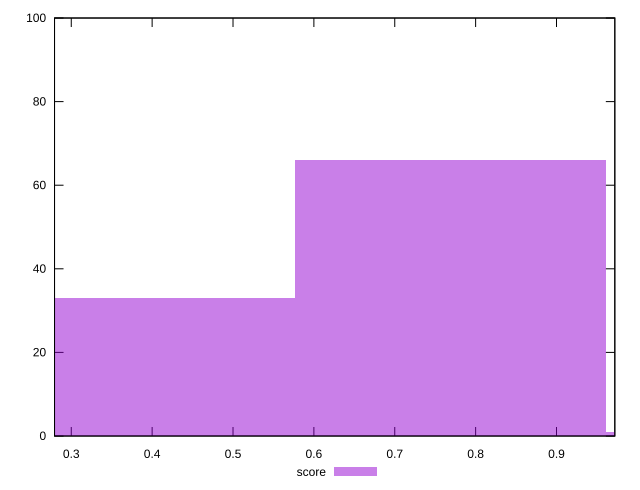

Recreate this plot in gnuplot.
reset

$score <<EOF
0.7687506371974908 66
0.3843753185987454 33
1.1531259557962361 1
EOF

set key outside below
set boxwidth 0.3843753185987454
set xrange [0.27931295209719315:0.9721147685558164]
set yrange [0:100]
set trange [0:100]
set style fill transparent solid 0.5 noborder
set terminal svg size 640, 490 enhanced background rgb 'white'
set output "report_00008_2021-01-22T20:58:29.167/cumulative-layout-shift/samples/pages+cached+noadtech/score/histogram.svg"

plot $score title "score" with boxes

reset
